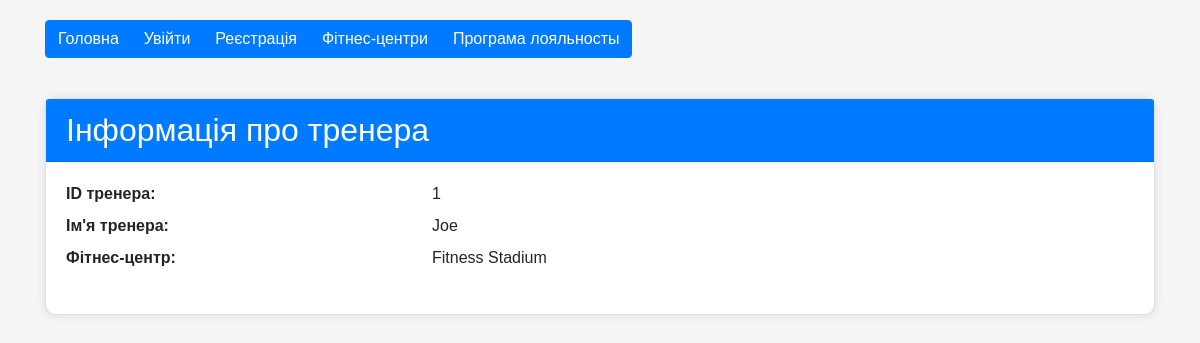
Before: /fitness_center/1/trainer/1 with the older database file.
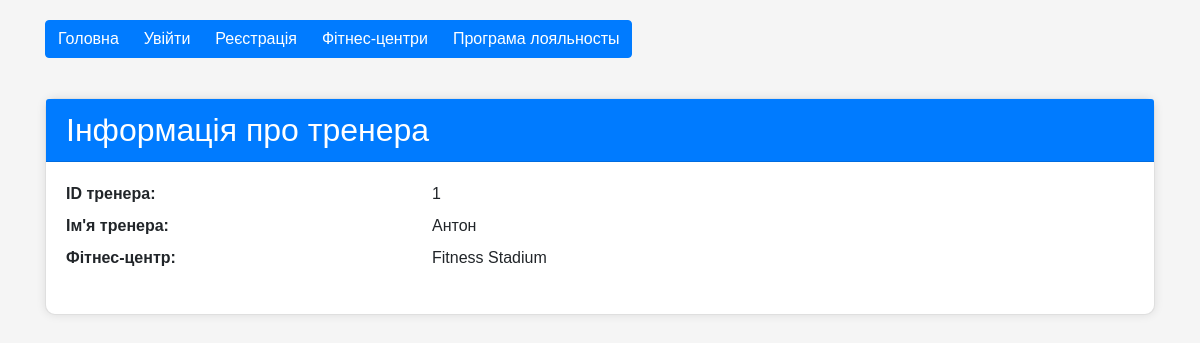
After: the same page with the newer database file.
### tables this page shows
CREATE TABLE trainer (id INTEGER NOT NULL UNIQUE, name TEXT NOT NULL, gym_id INTEGER NOT NULL REFERENCES gym (id), PRIMARY KEY (id AUTOINCREMENT));

### app.py (the view)
@app.route('/fitness_center/<gym_id>/trainer/<trainer_id>', methods=['GET'])
def trainer_info(gym_id, trainer_id):
    with SQLiteDatabase('DB.db') as db:
        res = db.select_method("trainer", {'trainer.gym_id': gym_id, 'trainer.id': trainer_id},
                               join={'gym': 'trainer.gym_id = gym.id'},
                               columns=['trainer.id AS trainer_id', 'trainer.name AS trainer_name',
                                        'gym.name AS gym_name'],
                               fetch_all=False)
        if res is not None:
            return render_template('trainer_info.html', trainer=res)
        else:
            return "Trainer not found"

### app.py (called while the page is built)
def dict_factory(cursor, row):
    d = {}
    for idx, col in enumerate(cursor.description):
        d[col[0]] = row[idx]
    return d

    def __enter__(self):
        self.connection = sqlite3.connect(self.db_path)
        self.connection.row_factory = dict_factory
        return self

    def __exit__(self, exc_type, exc_val, exc_tb):
        if self.connection:
            self.connection.close()

### templates/trainer_info.html (shortened to what this page needs)
<!DOCTYPE html>
<html lang="uk">
<head>
    <link href="https://stackpath.bootstrapcdn.com/bootstrap/4.5.2/css/bootstrap.min.css" rel="stylesheet">
</head>
<body>
<div class="container">
    <div class="btn-group" role="group" aria-label="Basic example">
        <a href="/" class="btn btn-primary">Головна</a>
        <a href="/login" class="btn btn-primary">Увійти</a>
        <a href="/register" class="btn btn-primary">Реєстрація</a>
        <a href="/fitness_center" class="btn btn-primary">Фітнес-центри</a>
        <a href="/" class="btn btn-primary">Програма лояльносты</a>
    </div>
    <div class="card">
        <div class="card-header">
            <h2 class="card-title mb-0">Інформація про тренера</h2>
        </div>
        <div class="card-body">
            <dl class="row">
                <dt class="col-sm-4">ID тренера:</dt>
                <dd class="col-sm-8">{{ trainer.trainer_id }}</dd>
                <dt class="col-sm-4">Ім'я тренера:</dt>
                <dd class="col-sm-8">{{ trainer.trainer_name }}</dd>
                <dt class="col-sm-4">Фітнес-центр:</dt>
                <dd class="col-sm-8">{{ trainer.gym_name }}</dd>
            </dl>
        </div>
    </div>
</div>
</body>
</html>

Changed rows visible on the page:
changed trainer id 1: trainer_name "Joe" → "Антон"
